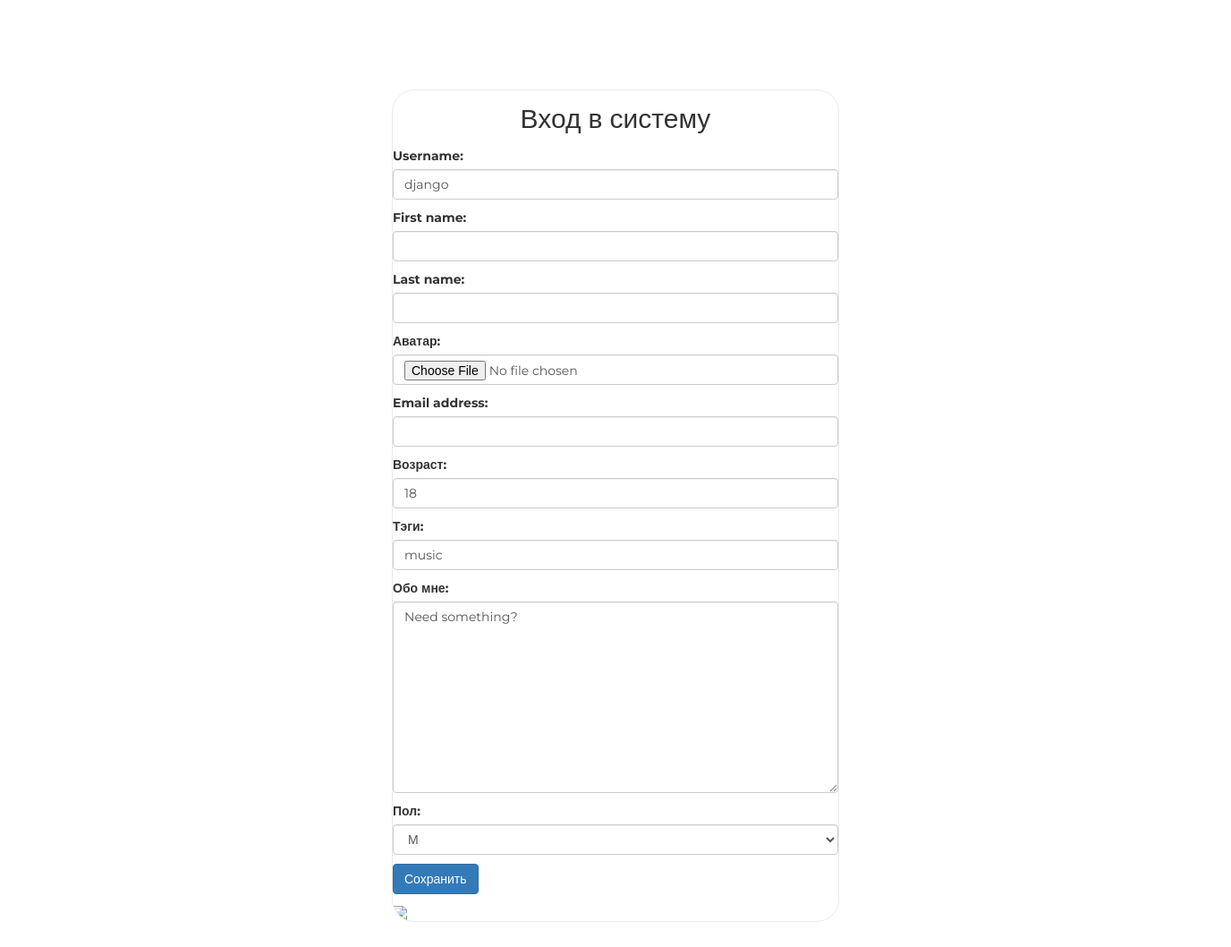
Screenshot of /auth/edit/ (signed in) with the database file from the repository.
### authapp/models.py (models this page shows, shortened)
class ShopUser(AbstractUser):
    avatar = models.ImageField(upload_to='users_avatars', blank=True, verbose_name='Аватар')
    avatar_url = models.CharField(max_length=128, blank=True, null=True)
    age = models.PositiveSmallIntegerField(verbose_name='Возраст')
    activate_key = models.CharField(max_length=128, verbose_name='Ключ активации', blank=True, null=True)
    activate_key_expired = models.DateTimeField(blank=True, null=True)

class ShopUserProfile(models.Model):
    MALE = 'M'
    FEMALE = 'W'
    OTHERS = 'O'
    GENDERS = (
        (MALE, 'М'),
        (FEMALE, 'Ж'),
        (OTHERS, 'И'),
    )
    user = models.OneToOneField(ShopUser, null=False, unique=True, on_delete=models.CASCADE, db_index=True)
    tagline = models.CharField(max_length=128, verbose_name='Тэги', blank=True)
    about_me = models.TextField(verbose_name='Обо мне')
    gender = models.CharField(choices=GENDERS, default=OTHERS, verbose_name='Пол', max_length=1)

### authapp/views.py (the view)
# urls.py: path('edit/', authapp.edit, name='edit'),
def edit(request):
    if request.method == 'POST':
        edit_form = ShopUserEditForm(request.POST, request.FILES, instance=request.user)
        edit_profile_form = ShopUserProfileEditForm(request.POST, instance=request.user.shopuserprofile)
        if edit_form.is_valid() and edit_profile_form.is_valid():
            edit_form.save()
            return HttpResponseRedirect(reverse('auth:edit'))
    else:
        edit_form = ShopUserEditForm(instance=request.user)
        edit_profile_form = ShopUserProfileEditForm(instance=request.user.shopuserprofile)
    context = {
        'edit_form': edit_form,
        'edit_profile_form': edit_profile_form
    }
    return render(request, 'authapp/edit.html', context)

### authapp/forms.py (shortened to what this page needs)
class ShopUserEditForm(UserChangeForm):
    class Meta:
        model = ShopUser
        fields = ('username', 'first_name', 'last_name', 'avatar', 'email', 'age', 'password')
    def __init__(self, *args, **kwargs):
        super().__init__(*args, **kwargs)
        for field_name, field in self.fields.items():
            field.widget.attrs['class'] = 'form-control'
            field.help_text = ''
            if field_name == 'password':
                field.widget = forms.HiddenInput()

class ShopUserProfileEditForm(forms.ModelForm):
    class Meta:
        model = ShopUserProfile
        exclude = ('user',)
    def __init__(self, *args, **kwargs):
        super().__init__(*args, **kwargs)
        for field_name, field in self.fields.items():
            field.widget.attrs['class'] = 'form-control'
            field.help_text = ''

### mainapp/context_processors.py (called while the page is built)
def basket(request):
    basket_items = []
    if request.user.is_authenticated:
        basket_items = Basket.objects.filter(user=request.user)
    return {
        'basket': basket_items
    }

### authapp/templates/authapp/edit.html (shortened to what this page needs)
{% extends 'authapp/base.html' %}
{% load static %}
{%  block content %}
    <form class="form-horizontal" action="{% url 'auth:edit' %}" method="post" enctype="multipart/form-data">
        {{ edit_form.as_p }}
        {{ edit_profile_form.as_p }}
        <input type="submit" class="btn btn-primary" value="Сохранить">
    </form>
    {% if user.avatar %}
        <img src="/media/{{ user.avatar }}"/>
    {% else %}
        <img src="{{ user.avatar_url }}"/>
    {% endif %}
{% endblock %}

### static/css/style.css (style rules this page uses)
* { margin: 0; padding: 0; }
body { font-family: 'Montserrat', sans-serif; }
html, body { height: 100%; }
.login form { margin-bottom: 10px; }

### rows the page displays
ShopUser: username "django", age "18"
ShopUserProfile: tagline "music", about_me "Need something?", gender "М"
